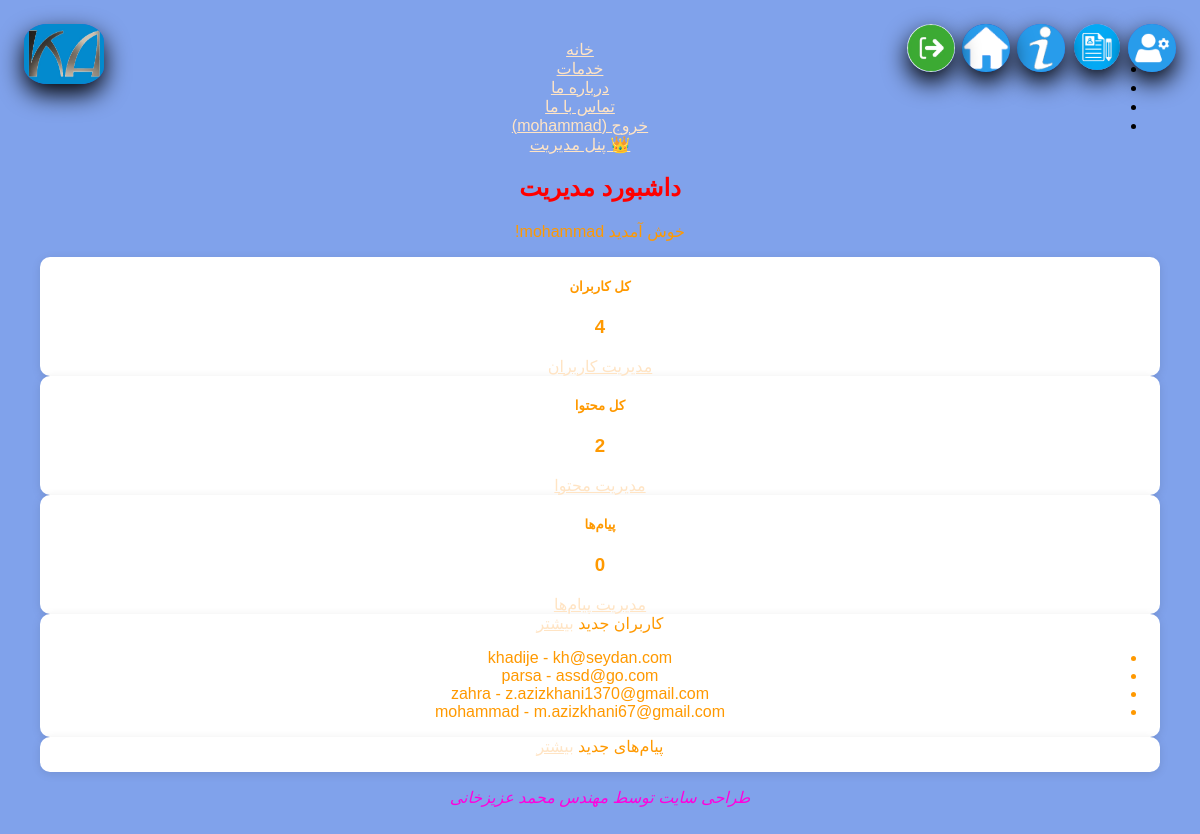
The page /admin/ (signed in) on the database its author committed.
### app/models.py (models this page shows, shortened)
class User(UserMixin, db.Model):
    __tablename__ = 'user'
    id = db.Column(db.Integer, primary_key=True)
    username = db.Column(db.String(80), unique=True, nullable=False)
    email = db.Column(db.String(120), unique=True, nullable=False)
    phone = db.Column(db.String(20), unique=True, nullable=False)
    password_hash = db.Column(db.String(128), nullable=False)
    usertype = db.Column(db.String(128), nullable=False, default='user')  # 'admin', 'user', 'super_admin'
    is_super_admin = db.Column(db.Boolean, default=False, nullable=False)
    @property
    def password(self):
        """این متد فقط برای خطا دادن است - از خواندن رمز جلوگیری می‌کند"""
        raise AttributeError('رمز عبور قابل خواندن نیست')

### app/admin_routes.py (the view)
@admin_bp.route('/')
@login_required
@super_admin_required
def dashboard():
    stats = {
        'total_users': User.query.count(),
        'total_contents': Content.query.count(),
        'total_messages': ContactMessage.query.count(),
        'unread_messages': ContactMessage.query.filter_by(is_read=False).count(),
        'visible_contents': Content.query.filter_by(is_visible=True).count(),
        'super_admins': User.query.filter_by(is_super_admin=True).count(),
    }
    recent_users = User.query.order_by(User.id.desc()).limit(5).all()
    recent_messages = ContactMessage.query.order_by(ContactMessage.created_at.desc()).limit(5).all()
    return render_template('admin/dashboard.html',
                         stats=stats,
                         recent_users=recent_users,
                         recent_messages=recent_messages)

### app/__init__.py (called while the page is built)
def create_app(config_class=Config):
    app = Flask(__name__)
    app.config.from_object(config_class)
    app.config['SECRET_KEY'] = '2400116326'
    db.init_app(app)
    csrf.init_app(app)
    login_manager.init_app(app)
    migrate.init_app(app, db) # اتصال migrate به app و db
    login_manager.login_view = 'main.login'
    from . import models
    @login_manager.user_loader
    def load_user(user_id):
        from .models import User # اینجا هم برای اطمینان
        return User.query.get(int(user_id))
    from .routes import main
    app.register_blueprint(main)
    from .routes import not_found
    app.register_error_handler(404, not_found)
    try:
        from .admin_routes import admin_bp
        app.register_blueprint(admin_bp)
    except ImportError:
        print("Admin routes not found")
    return app

### app/templates/admin/dashboard.html (shortened to what this page needs)
{% extends "base.html" %}
{% block content %}
<div class="container mt-4">
    <h2>داشبورد مدیریت</h2>
    <p>خوش آمدید {{ current_user.username }}!</p>
    <div class="row mt-4">
        <div class="col-md-4">
            <div class="card bg-primary text-white">
                <div class="card-body">
                    <h5>کل کاربران</h5>
                    <h3>{{ stats.total_users }}</h3>
                    <a href="{{ url_for('admin.manage_users') }}" class="btn btn-light">مدیریت کاربران</a>
                </div>
            </div>
        </div>
        <div class="col-md-4">
            <div class="card bg-success text-white">
                <div class="card-body">
                    <h5>کل محتوا</h5>
                    <h3>{{ stats.total_contents }}</h3>
                    <a href="{{ url_for('admin.manage_contents') }}" class="btn btn-light">مدیریت محتوا</a>
                </div>
            </div>
        </div>
        <div class="col-md-4">
            <div class="card bg-info text-white">
                <div class="card-body">
                    <h5>پیام‌ها</h5>
                    <h3>{{ stats.total_messages }}</h3>
                    <a href="{{ url_for('admin.manage_messages') }}" class="btn btn-light">مدیریت پیام‌ها</a>
                </div>
            </div>
        </div>
    </div>
    <div class="row mt-4">
        <div class="col-md-6">
            <div class="card">
                <div class="card-header">
                    کاربران جدید
                    <a href="{{ url_for('admin.manage_users') }}" class="btn btn-sm btn-primary float-left">بیشتر</a>
                </div>
                <div class="card-body">
                    <ul class="list-group">
                        {% for user in recent_users %}
                        <li class="list-group-item">{{ user.username }} - {{ user.email }}</li>
                        {% endfor %}
                    </ul>
                </div>
            </div>
        </div>
        <div class="col-md-6">
            <div class="card">
                <div class="card-header">
                    پیام‌های جدید
                    <a href="{{ url_for('admin.manage_messages') }}" class="btn btn-sm btn-primary float-left">بیشتر</a>
                </div>
            </div>
        </div>
    </div>
</div>
{% endblock %}

### app/templates/base.html (shortened to what this page needs)
<!doctype html>
<html lang="fa" dir="rtl">
<head>
  <link rel="stylesheet" href="{{url_for('static', filename='css/style.css')}}">
</head>
<body>
  <nav>
    <img class="contact_us" id="contact" aria-label="تماس با ما"
         src="{{url_for('static',filename='icon/register.png')}}"
         data_url="{{url_for('main.register')}}">
    <img class="about_us" id="aboutus" aria-label="درباره ما"
         src="{{url_for('static',filename='icon/info.png')}}"
         data_url="{{url_for('main.about')}}">
    <img class="m_services" id="mservices" aria-label="خدمات"
         src="{{url_for('static',filename='icon/services.png')}}"
         data_url="{{url_for('main.services')}}">
    <img class="home_bt" id="homebt" aria-label="خانه"
         src="{{url_for('static',filename='icon/home.png')}}"
         data_url="{{url_for('main.home')}}">
    {% if current_user.is_authenticated %}
      <img class="log_bt" id="logoutbt" aria-label="دکمه خروج"
           src="{{url_for('static',filename='icon/logout.png')}}"
           data_url="{{url_for('main.logout')}}">
    {% else %}
      <img class="log_bt" id="loginbt" aria-label="صفحه ورود"
           src="{{url_for('static',filename='icon/login.png')}}"
           data_url="{{url_for('main.login')}}">
    {% endif %}
  </nav>
  <div class="shadow">
    <img class="logo" id="mlogo" src="{{url_for('static',filename='logo/logo4.jpg')}}"
         data_url="{{url_for('main.home')}}">
  </div>
  <ul class="nav-menu">
    <li><a href="{{ url_for('main.home') }}">خانه</a></li>
    <li><a href="{{ url_for('main.services') }}">خدمات</a></li>
    <li><a href="{{ url_for('main.about') }}">درباره ما</a></li>
    <li><a href="{{ url_for('main.contact') }}">تماس با ما</a></li>
    {% if current_user.is_authenticated %}
      <li><a href="{{ url_for('main.logout') }}">خروج ({{ current_user.username }})</a></li>
      {% if current_user.is_super_admin %}
        <li class="nav-item dropdown">
          <a class="nav-link dropdown-toggle" href="#" role="button" data-bs-toggle="dropdown">
            👑 پنل مدیریت
          </a>
        </li>
      {% endif %}
    {% else %}
      <li><a href="{{ url_for('main.login') }}">ورود</a></li>
      <li><a href="{{ url_for('main.register') }}">ثبت‌نام</a></li>
    {% endif %}
  </ul>
  {% block content %}{% endblock %}
  <nav>
    <p class="designer">
      طراحی سایت توسط مهندس محمد عزیزخانی
    </p>
  </nav>
</body>
</html>

### app/static/css/style.css (style rules this page uses)
:root { --main-color: #2563eb; --shadow-color: #12b7e0; --hover-color: #0749d6; --body-color: #80a2eb; --icon-color:#289CEB; --main-font-family: Arial, Helvetica, sans-serif; }
body { direction: rtl; text-align: center; background-color: var(--body-color); font-family: sans-serif; margin: 40px 40px; }
.logo { position:fixed; top: 24px; left: 24px; border-radius: 30%; width: 80px; height: 60px; z-index: 999; box-shadow: 0 10px 25px rgba(0, 0, 0, 18); border:0; pointer-events:painted; cursor: pointer; background: var(--main-color); }
div { color: #ff9900; }
p.designer { color:rgb(255, 0, 221); font-family: var(--main-font-family); font-style: italic; text-decoration:wavy; }
a { color: bisque; }
h2 { font-family: var(--main-font-family); color:red }
.contact_us { position:fixed; top: 24px; right: 80px; border-radius: 50%; width: 46px; height: 46px; z-index: 999; box-shadow: 0 10px 25px rgba(0, 0, 0, 18); border:0; pointer-events:painted; cursor: pointer; background: var(--main-color); }
.about_us { position:fixed; top: 24px; right: 135px; border-radius: 50%; width: 48px; height:48px; z-index: 999; box-shadow: 0 10px 25px rgba(0, 0, 0, 18); border:0; pointer-events:painted; cursor: pointer; background:var(--main-color); }
.m_services { position:fixed; top: 24px; right: 24px; border-radius: 50%; width: 48px; height:48px; z-index: 999; box-shadow: 0 10px 25px rgba(0, 0, 0, 18); border:0; pointer-events: painted; cursor: pointer; background:var(--main-color); }
.home_bt { position:fixed; top: 24px; right: 190px; border-radius: 50%; width: 48px; height:48px; z-index: 999; box-shadow: 0 10px 25px rgba(0, 0, 0, 18); border:0; pointer-events: painted; cursor: pointer; background:var(--main-color); }
.home_bt { background:var(--hover-color); }
.log_bt { position:fixed; top: 24px; right: 245px; border-radius: 50%; width: 48px; height:48px; z-index: 999; box-shadow: 0 10px 25px rgba(0, 0, 0, 18); border:0; pointer-events: painted; cursor: pointer; background:var(--main-color); }
.log_bt { background:var(--hover-color); }
.dropdown { position: relative; display: inline-block; }
.nav-item.dropdown { position: relative; display: inline-block; }
.card { background: white; border-radius: 10px; overflow: hidden; box-shadow: 0 2px 10px rgba(0,0,0,0.1); transition: transform 0.3s; }

### rows shown on the page
User: username "mohammad", email "m.azizkhani67@gmail.com"
User: username "khadije", email "kh@seydan.com"
User: username "parsa", email "assd@go.com"
User: username "zahra", email "z.azizkhani1370@gmail.com"

### other values the page prints
{{ stats.total_users }} "4"
{{ stats.total_contents }} "2"
{{ stats.total_messages }} "0"
